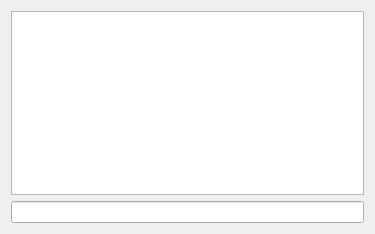
<?xml version="1.0" encoding="UTF-8"?>
<ui version="4.0">
 <class>Dialog</class>
 <widget class="QDialog" name="Dialog">
  <property name="geometry">
   <rect>
    <x>0</x>
    <y>0</y>
    <width>375</width>
    <height>234</height>
   </rect>
  </property>
  <property name="windowTitle">
   <string>Dialog</string>
  </property>
  <layout class="QVBoxLayout" name="verticalLayout">
   <item>
    <widget class="QListWidget" name="listWidget"/>
   </item>
   <item>
    <widget class="QLineEdit" name="lineEdit"/>
   </item>
  </layout>
 </widget>
 <resources/>
 <connections/>
</ui>
